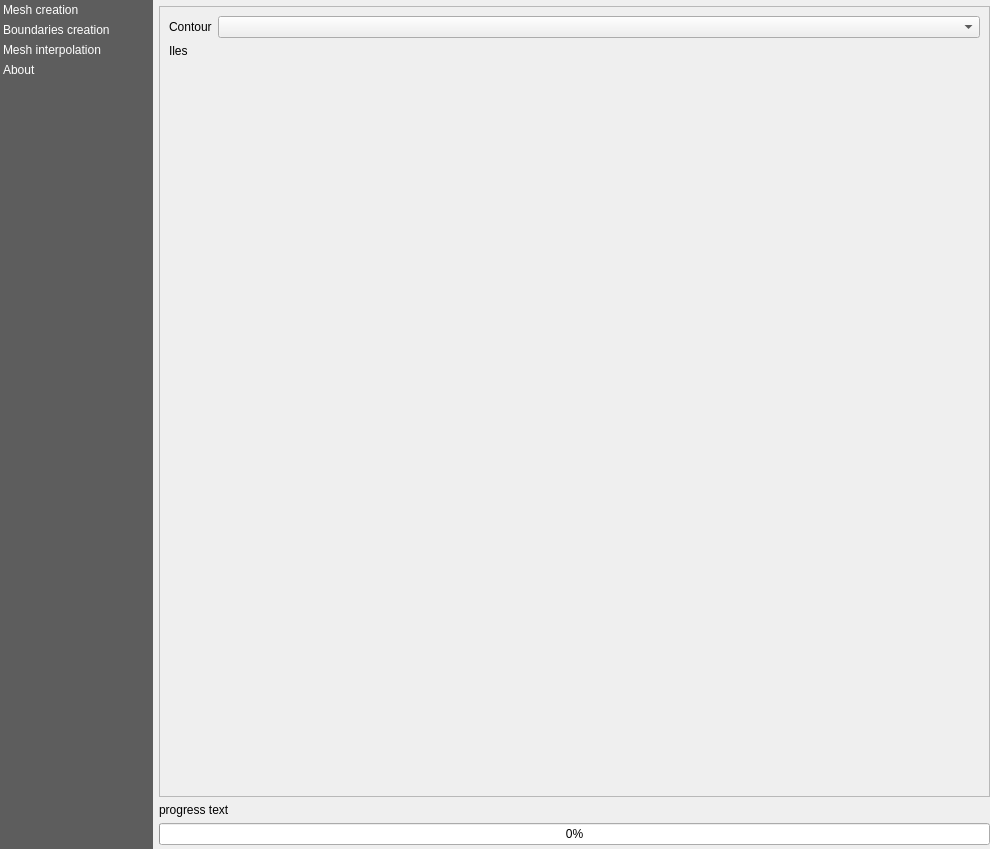
<?xml version="1.0" encoding="UTF-8"?>
<ui version="4.0">
 <class>ui_main_window</class>
 <widget class="QDialog" name="ui_main_window">
  <property name="windowModality">
   <enum>Qt::WindowModal</enum>
  </property>
  <property name="geometry">
   <rect>
    <x>0</x>
    <y>0</y>
    <width>990</width>
    <height>849</height>
   </rect>
  </property>
  <property name="sizePolicy">
   <sizepolicy hsizetype="Minimum" vsizetype="Preferred">
    <horstretch>0</horstretch>
    <verstretch>0</verstretch>
   </sizepolicy>
  </property>
  <property name="windowTitle">
   <string notr="true">QuickOSM</string>
  </property>
  <layout class="QGridLayout" name="gridLayout_2">
   <property name="leftMargin">
    <number>0</number>
   </property>
   <property name="topMargin">
    <number>0</number>
   </property>
   <property name="rightMargin">
    <number>0</number>
   </property>
   <property name="bottomMargin">
    <number>0</number>
   </property>
   <item row="0" column="0">
    <widget class="QListWidget" name="menu_widget">
     <property name="sizePolicy">
      <sizepolicy hsizetype="Minimum" vsizetype="Expanding">
       <horstretch>0</horstretch>
       <verstretch>0</verstretch>
      </sizepolicy>
     </property>
     <property name="minimumSize">
      <size>
       <width>100</width>
       <height>200</height>
      </size>
     </property>
     <property name="maximumSize">
      <size>
       <width>153</width>
       <height>16777215</height>
      </size>
     </property>
     <property name="styleSheet">
      <string notr="true">QListWidget{
	background-color: rgb(69, 69, 69, 220);
	outline: 0;
}
QListWidget::item {
	color: white;
	padding: 3px;
}
QListWidget::item::selected {
	color: black;
	background-color:palette(Window);
    padding-right: 0px;
}</string>
     </property>
     <property name="frameShape">
      <enum>QFrame::Box</enum>
     </property>
     <property name="lineWidth">
      <number>0</number>
     </property>
     <property name="iconSize">
      <size>
       <width>32</width>
       <height>32</height>
      </size>
     </property>
     <property name="uniformItemSizes">
      <bool>true</bool>
     </property>
     <property name="currentRow">
      <number>-1</number>
     </property>
     <item>
      <property name="text">
       <string>Mesh creation</string>
      </property>
     </item>
     <item>
      <property name="text">
       <string>Boundaries creation</string>
      </property>
     </item>
     <item>
      <property name="text">
       <string>Mesh interpolation</string>
      </property>
     </item>
     <item>
      <property name="text">
       <string>About</string>
      </property>
     </item>
    </widget>
   </item>
   <item row="0" column="1">
    <layout class="QVBoxLayout" name="content_widget">
     <item>
      <widget class="QgsMessageBar" name="message_bar">
       <property name="frameShape">
        <enum>QFrame::StyledPanel</enum>
       </property>
       <property name="frameShadow">
        <enum>QFrame::Raised</enum>
       </property>
      </widget>
     </item>
     <item>
      <widget class="QScrollArea" name="main_scroll">
       <property name="widgetResizable">
        <bool>true</bool>
       </property>
       <widget class="QWidget" name="main_scroll_inside">
        <property name="geometry">
         <rect>
          <x>0</x>
          <y>0</y>
          <width>827</width>
          <height>780</height>
         </rect>
        </property>
        <property name="minimumSize">
         <size>
          <width>783</width>
          <height>0</height>
         </size>
        </property>
        <layout class="QVBoxLayout" name="verticalLayout_5">
         <property name="leftMargin">
          <number>0</number>
         </property>
         <property name="topMargin">
          <number>0</number>
         </property>
         <property name="rightMargin">
          <number>0</number>
         </property>
         <property name="bottomMargin">
          <number>0</number>
         </property>
         <item>
          <widget class="QStackedWidget" name="stacked_panels_widget">
           <property name="sizePolicy">
            <sizepolicy hsizetype="Expanding" vsizetype="Preferred">
             <horstretch>0</horstretch>
             <verstretch>0</verstretch>
            </sizepolicy>
           </property>
           <property name="currentIndex">
            <number>0</number>
           </property>
           <widget class="QWidget" name="mesh_creation">
            <layout class="QGridLayout" name="gridLayout_5">
             <item row="1" column="1">
              <widget class="QgsMapLayerComboBox" name="combo_countour_layer_mp"/>
             </item>
             <item row="3" column="1">
              <spacer name="verticalSpacer_2">
               <property name="orientation">
                <enum>Qt::Vertical</enum>
               </property>
               <property name="sizeHint" stdset="0">
                <size>
                 <width>20</width>
                 <height>40</height>
                </size>
               </property>
              </spacer>
             </item>
             <item row="1" column="0">
              <widget class="QLabel" name="countour_label">
               <property name="sizePolicy">
                <sizepolicy hsizetype="Fixed" vsizetype="Preferred">
                 <horstretch>0</horstretch>
                 <verstretch>0</verstretch>
                </sizepolicy>
               </property>
               <property name="text">
                <string>Contour</string>
               </property>
              </widget>
             </item>
             <item row="2" column="0">
              <widget class="QLabel" name="iles_label">
               <property name="text">
                <string>Iles</string>
               </property>
              </widget>
             </item>
             <item row="2" column="1">
              <widget class="LayerSelectionCreation" name="combo_iles_layer" native="true"/>
             </item>
            </layout>
           </widget>
           <widget class="QWidget" name="boundaries_creation">
            <layout class="QVBoxLayout" name="verticalLayout_9"/>
           </widget>
          </widget>
         </item>
        </layout>
       </widget>
      </widget>
     </item>
     <item>
      <layout class="QVBoxLayout" name="progress_box">
       <property name="bottomMargin">
        <number>4</number>
       </property>
       <item>
        <widget class="QLabel" name="progress_text">
         <property name="text">
          <string notr="true">progress text</string>
         </property>
        </widget>
       </item>
       <item>
        <widget class="QProgressBar" name="progress_bar">
         <property name="value">
          <number>0</number>
         </property>
        </widget>
       </item>
      </layout>
     </item>
    </layout>
   </item>
  </layout>
 </widget>
 <customwidgets>
  <customwidget>
   <class>QgsMapLayerComboBox</class>
   <extends>QComboBox</extends>
   <header>qgsmaplayercombobox.h</header>
  </customwidget>
  <customwidget>
   <class>QgsMessageBar</class>
   <extends>QFrame</extends>
   <header>qgis.gui</header>
   <container>1</container>
  </customwidget>
  <customwidget>
   <class>LayerSelectionCreation</class>
   <extends>QWidget</extends>
   <header>salome_hydro_qgis.ui.layer_selection_creation</header>
   <container>1</container>
  </customwidget>
 </customwidgets>
 <tabstops>
  <tabstop>main_scroll</tabstop>
  <tabstop>menu_widget</tabstop>
 </tabstops>
 <resources/>
 <connections/>
</ui>
